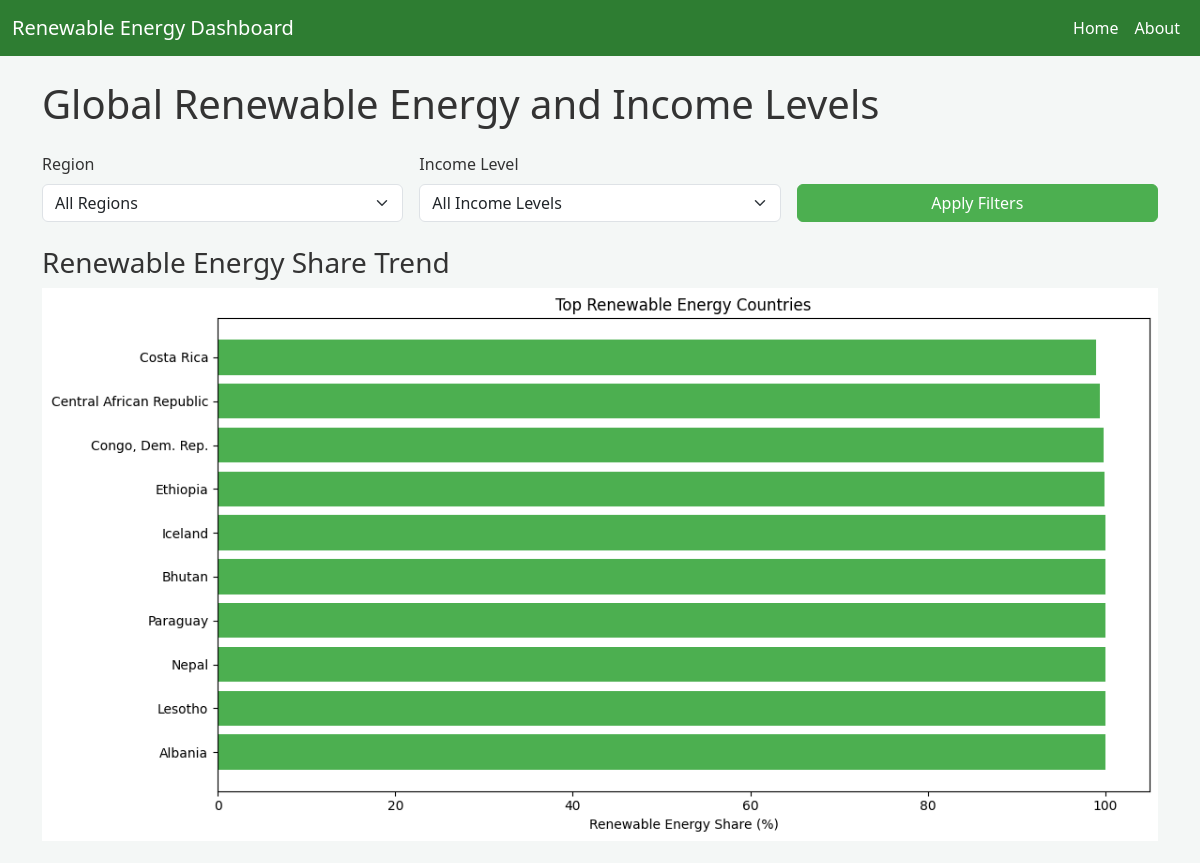
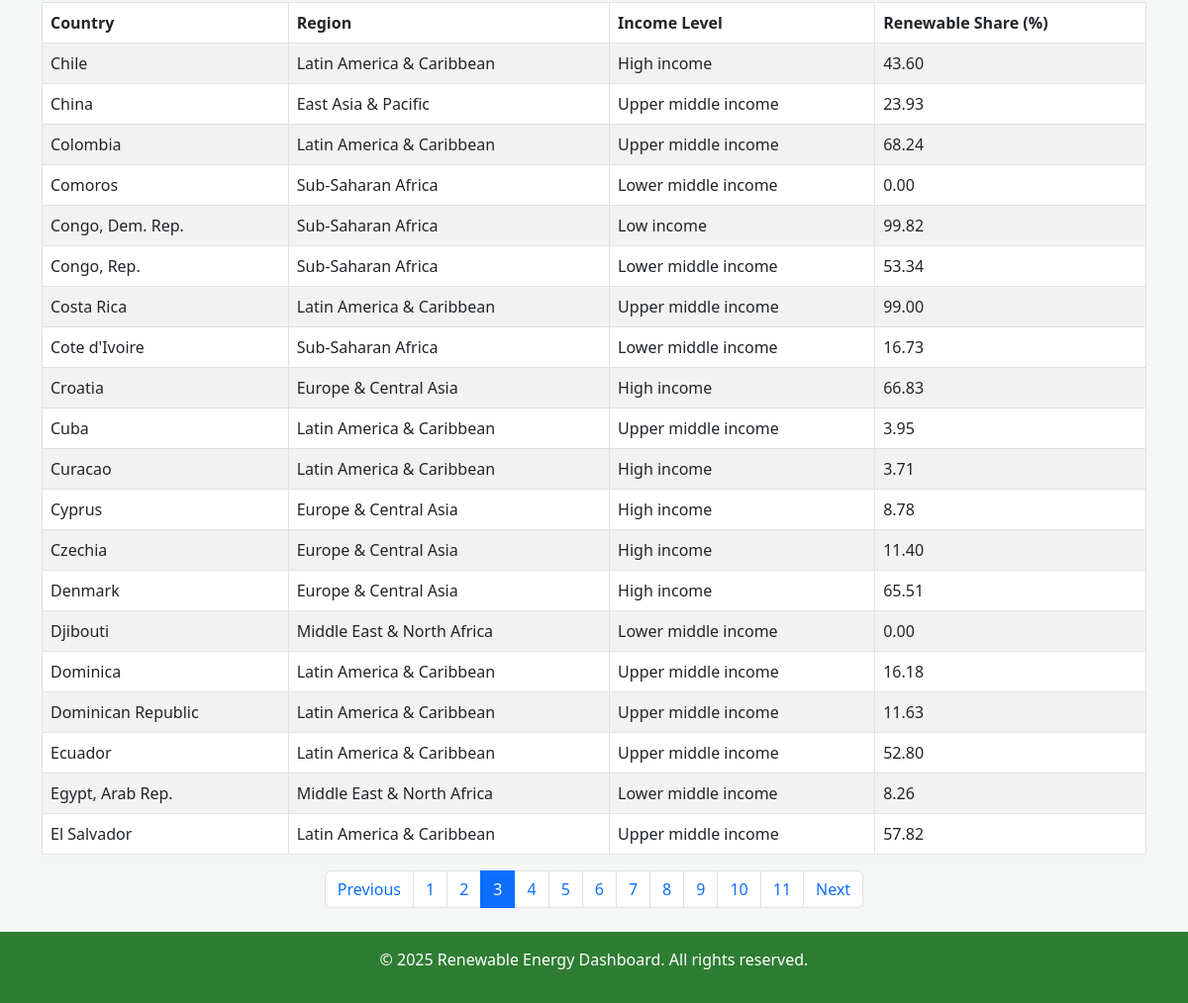
/?page=3, run on the app's committed database (2 pictures, top to bottom).
### energy/models.py (models this page shows, shortened)
class Country(models.Model):
    name = models.CharField(max_length=100, unique=True)
    code = models.CharField(max_length=4, unique=True, null=True, blank=True)
    type = models.CharField(max_length=10, default='Unknown')
    region = models.CharField(max_length=50, default='Unknown')
    income_group = models.CharField(max_length=30, default='Unknown')
    renewable_share = models.FloatField()

### energy/views.py (the view)
# urls.py: path('', views.index, name='index'),
def index(request):
    selected_region = request.GET.get('region')
    selected_income = request.GET.get('income_group')
    countries = Country.objects.all().order_by('name')
    if selected_region and selected_region != 'Unknown':
        countries = countries.filter(region=selected_region)
    if selected_income and selected_income != 'Unknown':
        countries = countries.filter(income_group=selected_income)
    paginator = Paginator(countries, 20)
    page_number = request.GET.get('page')
    page_obj = paginator.get_page(page_number)
    regions = Country.objects.exclude(region='Unknown').values_list(
        'region', flat=True).distinct().order_by('region')
    income_levels = Country.objects.exclude(income_group='Unknown').values_list(
        'income_group', flat=True).distinct().order_by('income_group')
    graphic = None
    if countries.exists():
        plt.figure(figsize=(12, 6))
        top_countries = countries.order_by('-renewable_share')[:10]
        country_names = [c.name for c in top_countries]
        renewable_shares = [c.renewable_share for c in top_countries]
        plt.barh(country_names, renewable_shares, color='#4CAF50')
        plt.xlabel('Renewable Energy Share (%)')
        plt.title('Top Renewable Energy Countries')
        plt.tight_layout()
        buffer = BytesIO()
        plt.savefig(buffer, format='png', bbox_inches='tight')
        graphic = base64.b64encode(buffer.getvalue()).decode('utf-8')
        plt.close()
    context = {
        'countries': page_obj.object_list,
        'regions': regions,
        'income_levels': income_levels,
        'graphic': graphic,
        'page_obj': page_obj,
        'is_paginated': page_obj.has_other_pages(),
        'current_region': selected_region,
        'current_income': selected_income,
    }
    return render(request, 'index.html', context)

### templates/energy/index.html (shortened to what this page needs)
{% extends 'base.html' %}
{% block content %}
<h1 class="mb-4">Global Renewable Energy and Income Levels</h1>
<form method="GET" class="mb-4">
    <div class="row g-3">
        <div class="col-md-4">
            <label for="region" class="form-label">Region</label>
            <select name="region" id="region" class="form-select">
                <option value="">All Regions</option>
            </select>
        </div>
        <div class="col-md-4">
            <label for="income_group" class="form-label">Income Level</label>
            <select name="income_group" id="income_group" class="form-select">
                <option value="">All Income Levels</option>
            </select>
        </div>
        <div class="col-md-4 d-flex align-items-end">
            <button type="submit" class="btn btn-primary w-100">Apply Filters</button>
        </div>
    </div>
</form>
{% if graphic %}
    <div class="mb-4">
        <h3>Renewable Energy Share Trend</h3>
        <img alt="Renewable Energy Trend" class="img-fluid" style="max-width: 100%;">
    </div>
{% endif %}
<div class="table-responsive">
    <table class="table table-striped table-bordered">
        <thead>
            <tr>
                <th>Country</th>
                <th>Region</th>
                <th>Income Level</th>
                <th>Renewable Share (%)</th>
            </tr>
        </thead>
        <tbody>
            {% for country in countries %}
                <tr>
                    <td>{{ country.name }}</td>
                    <td>{{ country.region }}</td>
                    <td>{{ country.income_group }}</td>
                    <td>{{ country.renewable_share|floatformat:2 }}</td>
                </tr>
            {% empty %}
                <tr>
                    <td colspan="4" class="text-center">No data available</td>
                </tr>
            {% endfor %}
        </tbody>
    </table>
</div>
{% if is_paginated %}
    <nav aria-label="Page navigation">
        <ul class="pagination justify-content-center">
            {% if page_obj.has_previous %}
                <li class="page-item">
                    <a class="page-link" href="?page={{ page_obj.previous_page_number }}{% if current_region %}&region={{ current_region }}{% endif %}{% if current_income %}&income_group={{ current_income }}{% endif %}">Previous</a>
                </li>
            {% else %}
                <li class="page-item disabled">
                    <span class="page-link">Previous</span>
                </li>
            {% endif %}
            {% for num in page_obj.paginator.page_range %}
                <li class="page-item {% if page_obj.number == num %}active{% endif %}">
                    <a class="page-link" href="?page={{ num }}{% if current_region %}&region={{ current_region }}{% endif %}{% if current_income %}&income_group={{ current_income }}{% endif %}">{{ num }}</a>
                </li>
            {% endfor %}
            {% if page_obj.has_next %}
                <li class="page-item">
                    <a class="page-link" href="?page={{ page_obj.next_page_number }}{% if current_region %}&region={{ current_region }}{% endif %}{% if current_income %}&income_group={{ current_income }}{% endif %}">Next</a>
                </li>
            {% else %}
                <li class="page-item disabled">
                    <span class="page-link">Next</span>
                </li>
            {% endif %}
        </ul>
    </nav>
{% endif %}
{% endblock %}

### templates/energy/base.html (style rules this page uses)
body { background-color: #f4f7f6; color: #333; }
.table thead { background-color: #4caf50; color: white; }
.btn-primary { background-color: #4caf50; border-color: #4caf50; }

### data on the page
Country: name "Chile", region "Latin America & Caribbean", income_group "High income", renewable_share "43.60"
Country: name "China", region "East Asia & Pacific", income_group "Upper middle income", renewable_share "23.93"
Country: name "Colombia", region "Latin America & Caribbean", income_group "Upper middle income", renewable_share "68.24"
Country: name "Comoros", region "Sub-Saharan Africa", income_group "Lower middle income", renewable_share "0.00"
Country: name "Congo, Dem. Rep.", region "Sub-Saharan Africa", income_group "Low income", renewable_share "99.82"
Country: name "Congo, Rep.", region "Sub-Saharan Africa", income_group "Lower middle income", renewable_share "53.34"
Country: name "Costa Rica", region "Latin America & Caribbean", income_group "Upper middle income", renewable_share "99.00"
Country: name "Cote d'Ivoire", region "Sub-Saharan Africa", income_group "Lower middle income", renewable_share "16.73"
Country: name "Croatia", region "Europe & Central Asia", income_group "High income", renewable_share "66.83"
Country: name "Cuba", region "Latin America & Caribbean", income_group "Upper middle income", renewable_share "3.95"
Country: name "Curacao", region "Latin America & Caribbean", income_group "High income", renewable_share "3.71"
Country: name "Cyprus", region "Europe & Central Asia", income_group "High income", renewable_share "8.78"
Country: name "Czechia", region "Europe & Central Asia", income_group "High income", renewable_share "11.40"
Country: name "Denmark", region "Europe & Central Asia", income_group "High income", renewable_share "65.51"
Country: name "Djibouti", region "Middle East & North Africa", income_group "Lower middle income", renewable_share "0.00"
Country: name "Dominica", region "Latin America & Caribbean", income_group "Upper middle income", renewable_share "16.18"
Country: name "Dominican Republic", region "Latin America & Caribbean", income_group "Upper middle income", renewable_share "11.63"
Country: name "Ecuador", region "Latin America & Caribbean", income_group "Upper middle income", renewable_share "52.80"
Country: name "Egypt, Arab Rep.", region "Middle East & North Africa", income_group "Lower middle income", renewable_share "8.26"
Country: name "El Salvador", region "Latin America & Caribbean", income_group "Upper middle income", renewable_share "57.82"

### other printed values
{{ num }} "1" "2" "3" "4" "5" "6" "7" "8" "9" "10" "11"
